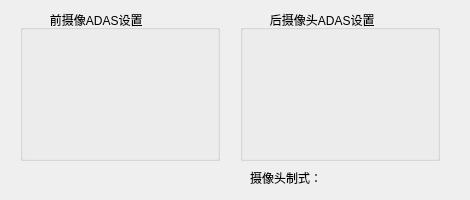
<?xml version="1.0" encoding="UTF-8"?>
<ui version="4.0">
 <class>ADAS</class>
 <widget class="QDialog" name="ADAS">
  <property name="geometry">
   <rect>
    <x>0</x>
    <y>0</y>
    <width>470</width>
    <height>200</height>
   </rect>
  </property>
  <property name="windowTitle">
   <string>Dialog</string>
  </property>
  <widget class="QGroupBox" name="groupBox_2">
   <property name="geometry">
    <rect>
     <x>240</x>
     <y>10</y>
     <width>200</width>
     <height>151</height>
    </rect>
   </property>
   <property name="styleSheet">
    <string notr="true">font: 75 10pt &quot;微软雅黑&quot;;</string>
   </property>
   <property name="title">
    <string>         后摄像头ADAS设置</string>
   </property>
  </widget>
  <widget class="QGroupBox" name="groupBox">
   <property name="geometry">
    <rect>
     <x>20</x>
     <y>10</y>
     <width>200</width>
     <height>151</height>
    </rect>
   </property>
   <property name="styleSheet">
    <string notr="true">font: 75 10pt &quot;微软雅黑&quot;;</string>
   </property>
   <property name="title">
    <string>         前摄像ADAS设置</string>
   </property>
  </widget>
  <widget class="QLabel" name="pictureLabel2">
   <property name="geometry">
    <rect>
     <x>250</x>
     <y>170</y>
     <width>91</width>
     <height>16</height>
    </rect>
   </property>
   <property name="text">
    <string>摄像头制式：</string>
   </property>
  </widget>
 </widget>
 <resources/>
 <connections/>
</ui>
